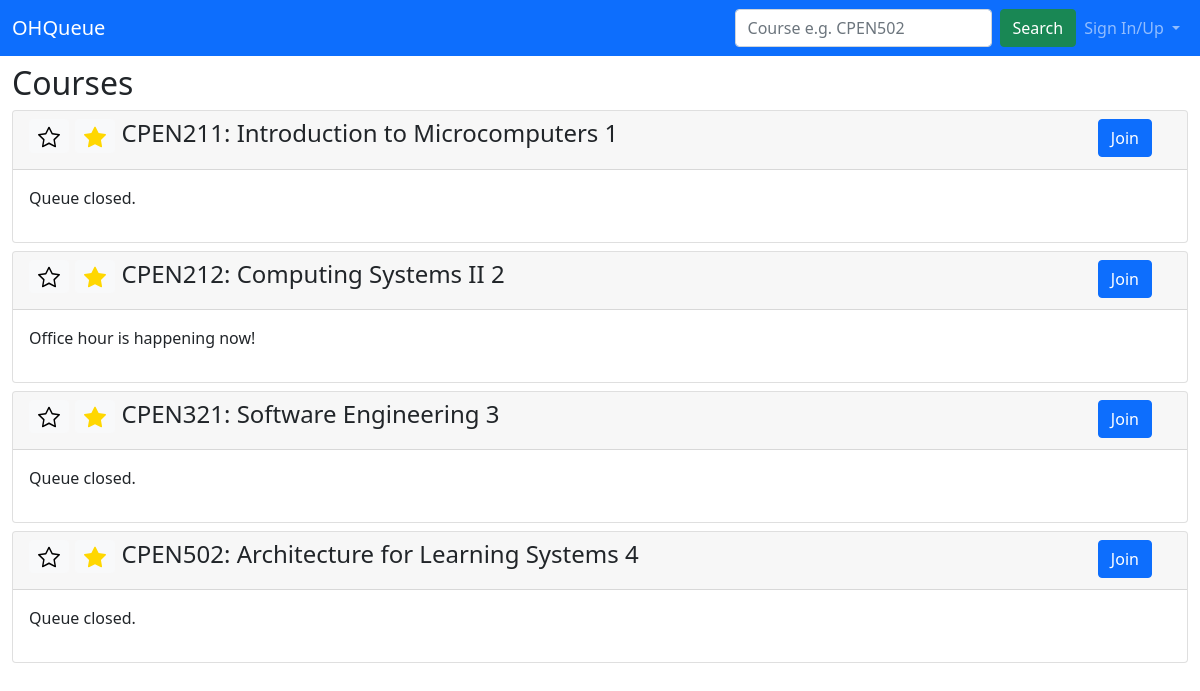
The app's page /, older data.
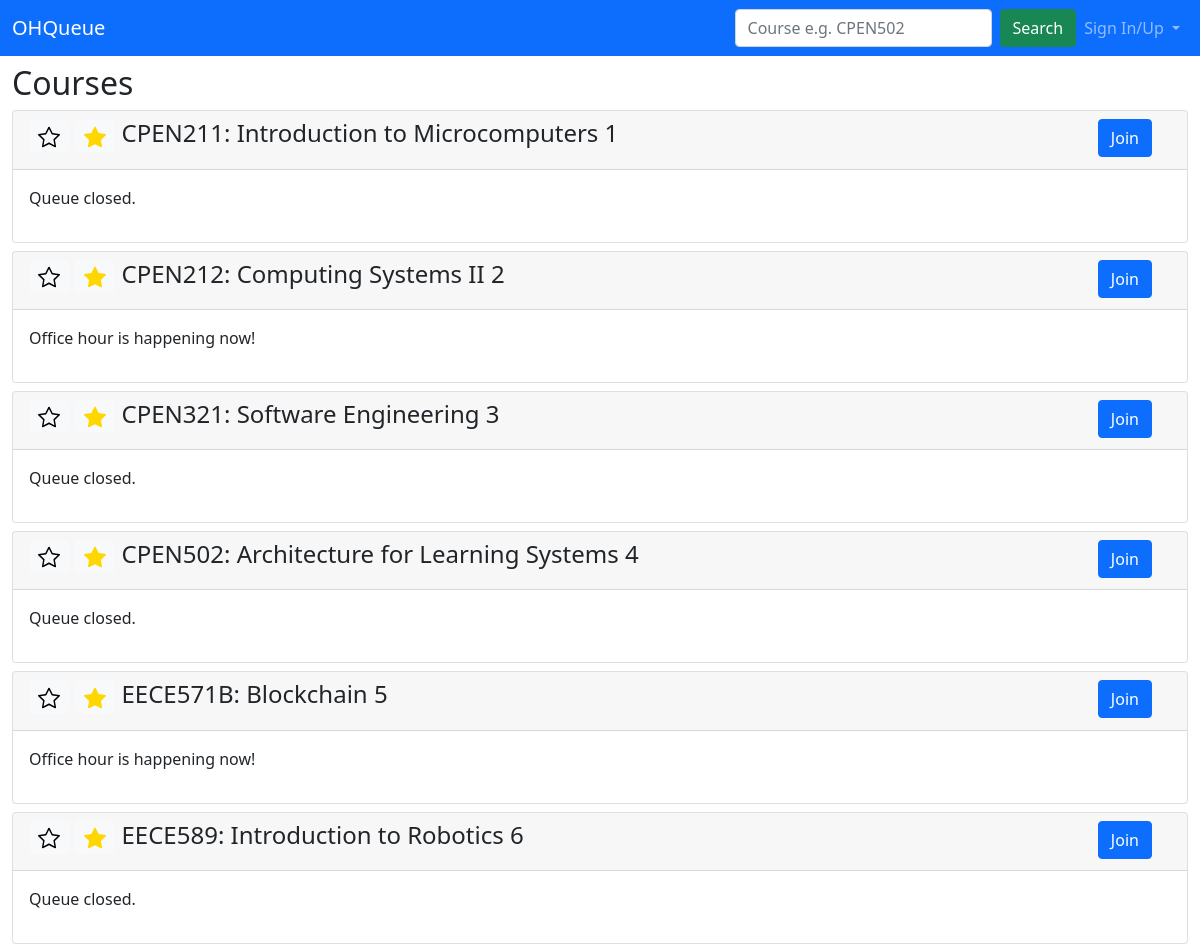
The same page, newer data.
### ohq/models.py (models this page shows, shortened)
class Course(models.Model):
    code = models.CharField(max_length=10)
    subject = models.CharField(null=False,
        max_length=5,
        choices=SUBJECT_CODE,
        default=CPEN)
    number = models.IntegerField(default=0)
    session = models.CharField(max_length=5, default="")
    semester = models.CharField(null=False,
        max_length=2,
        choices=SEMESTER,
        default=W1)
    course_name = models.CharField(max_length=100, default="")
    status = models.BooleanField(default=False)
    meeting_link = models.URLField(default="")
    teaching_instructor = models.ManyToManyField("Instructor")

### ohq/views.py (the view)
class CourseListView(generic.ListView):
    model = Course
    template_name = "course_list.html"
    context_object_name = "course_list"

### ohq/templates/ohq/course_list.html (shortened to what this page needs)
<!DOCTYPE html>
<html lang="en">
  <head>
    {% load static %}
    <link
      href="https://cdn.jsdelivr.net/npm/bootstrap@5.1.3/dist/css/bootstrap.min.css"
      rel="stylesheet"
>
  </head>
  <body>
    <nav class="navbar navbar-expand-lg navbar-dark bg-primary">
      <div class="container-fluid">
        <a class="navbar-brand" href="/">OHQueue</a>
        <div class="collapse navbar-collapse justify-content-end"
          id="navbarSupportedContent">
          <form class="d-flex" action="{% url 'ohq:search' %}" method="post">
            <input class="form-control me-2" type="search" placeholder="Course e.g. CPEN502"
            name="search_query" aria-label="Search">
            <button class="btn btn-success" type="submit">Search</button>
          </form>
          {% if user.is_authenticated %}
          <ul class="navbar-nav mb-2 mb-lg-0">
            <li class="nav-item dropdown">
              <a class="nav-link dropdown-toggle" href="#" id="navbarDropdown"
                role="button" data-bs-toggle="dropdown" aria-expanded="false">
                {{ user.username }}
              </a>
              <ul class="dropdown-menu dropdown-menu-end"
                aria-labelledby="navbarDropdown">
                <li><a class="dropdown-item text-center" href="{% url 'ohq:change_password' %}">Manage Account</a></li>
                <li><a class="dropdown-item text-center" href="{% url 'ohq:logout' %}">Sign Out</a></li>
              </ul>
            </li>
          </ul>
          {% else %}
          <ul class="navbar-nav mb-2 mb-lg-0">
            <li class="nav-item dropdown">
              <a class="nav-link dropdown-toggle" href="#" id="navbarDropdown"
                role="button" data-bs-toggle="dropdown" aria-expanded="false">
                Sign In/Up
              </a>
              </li>
            </ul>
            {% endif %}
          </div>
        </div>
      </nav>
      <div class="container-fluid mt-2">
        <h2>Courses</h2>
        <div class="card-columns-vertical">
          {% for course in course_list %}
          <div class="card mt-2">
            <div class="card-header">
              <div class="row justify-content-between">
                <div class="col-11">
                  <h4>
                    <button type="button" class="btn btn-sm btn-light">
                    </button>
                    <button type="button" class="btn btn-sm btn-light">
                    </button>
                    {{ course.code }}: {{ course.course_name }} {{ course.id }}
                  </h4>
                </div>
                <div class="col-1">
                  <input type=button class="btn btn-primary"
                    onClick="location.href='course/{{ course.id }}'"
                    value='Join'>
                </div>
              </div>
            </div>
            <div class="card-body">
              <p>
                {% if course.status %}
                Office hour is happening now!
                {% else %}
                Queue closed.
                {% endif %}
              </p>
            </div>
          </div>
          {% endfor %}
        </div>
      </div>
    </body>
  </html>

Row changes from the older to the newer data that the page shows:
added Course: code "EECE571B", course_name "Blockchain", id "5", status "Office hour is happening now!"
added Course: code "EECE589", course_name "Introduction to Robotics", id "6", status "Queue closed."
